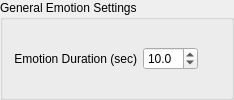
                 <widget class="QGroupBox" name="gBx_GeneralEmotionSettings">
                  <property name="title">
                   <string>General Emotion Settings</string>
                  </property>
                  <layout class="QGridLayout" name="gridLayout_13">
                   <item row="0" column="0">
                    <widget class="QLabel" name="lbl_EmotionDuration">
                     <property name="sizePolicy">
                      <sizepolicy hsizetype="Minimum" vsizetype="Preferred">
                       <horstretch>0</horstretch>
                       <verstretch>0</verstretch>
                      </sizepolicy>
                     </property>
                     <property name="text">
                      <string>Emotion Duration (sec)</string>
                     </property>
                     <property name="alignment">
                      <set>Qt::AlignRight|Qt::AlignTrailing|Qt::AlignVCenter</set>
                     </property>
                    </widget>
                   </item>
                   <item row="0" column="1">
                    <widget class="QDoubleSpinBox" name="dSBx_EmotionDuration">
                     <property name="maximumSize">
                      <size>
                       <width>55</width>
                       <height>16777215</height>
                      </size>
                     </property>
                     <property name="focusPolicy">
                      <enum>Qt::StrongFocus</enum>
                     </property>
                     <property name="locale">
                      <locale language="English" country="UnitedKingdom"/>
                     </property>
                     <property name="showGroupSeparator" stdset="0">
                      <bool>false</bool>
                     </property>
                     <property name="suffix">
                      <string/>
                     </property>
                     <property name="decimals">
                      <number>1</number>
                     </property>
                     <property name="value">
                      <double>10.000000000000000</double>
                     </property>
                    </widget>
                   </item>
                   <item row="0" column="2">
                    <widget class="QPushButton" name="Btn_EmotionDuration_Reset">
                     <property name="maximumSize">
                      <size>
                       <width>16</width>
                       <height>16</height>
                      </size>
                     </property>
                     <property name="text">
                      <string/>
                     </property>
                     <property name="icon">
                      <iconset resource="resources.qrc">
                       <normaloff>:/Images/Reset_Icon_16px</normaloff>:/Images/Reset_Icon_16px</iconset>
                     </property>
                     <property name="flat">
                      <bool>true</bool>
                     </property>
                    </widget>
                   </item>
                  </layout>
                 </widget>
